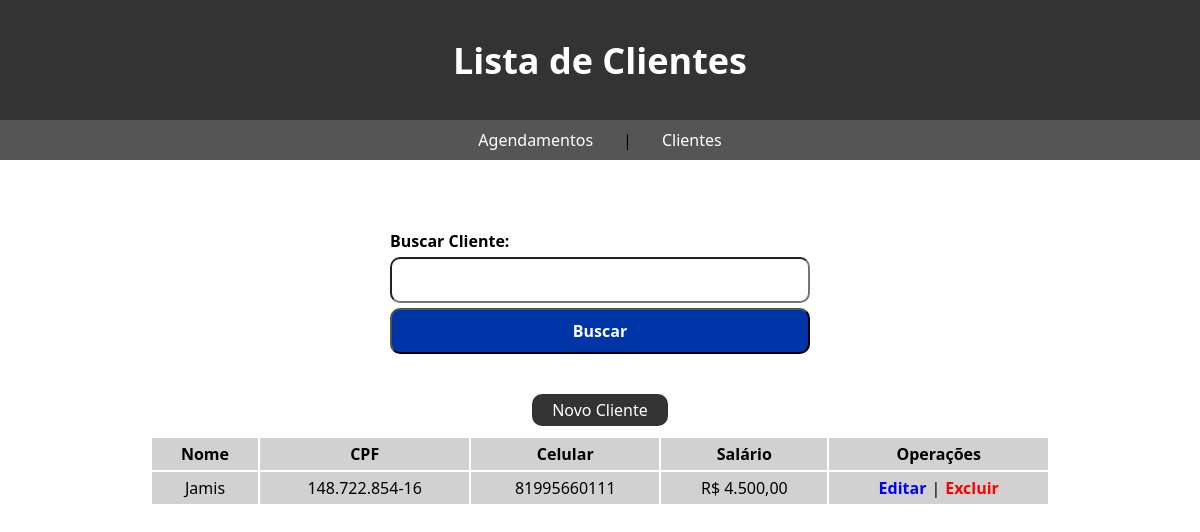
The page /Clientes/Index.php on the database its author committed.
### tables this page shows
CREATE TABLE `clientes` (
  `ID` int(11) NOT NULL,
  `Nome` varchar(80) NOT NULL DEFAULT 'N/A',
  `CPF` varchar(14) NOT NULL,
  `Celular` varchar(16) NOT NULL,
  `Salario` decimal(8,2) NOT NULL
);

### Clientes/Index.php (the view, shortened to what this page needs)
<?php
    require_once "../Core/Connection.php";
    if(isset($_GET['txtBusca']) and !empty($_GET['txtBusca']))
    {
        $Query = "SELECT * FROM Clientes WHERE Nome LIKE :ClientName";
        $Select = $PDO->prepare($Query);
        $Select->bindValue(":ClientName", "%" . trim($_GET['txtBusca']) ."%");
    }
    else
    {
        $Query = "SELECT * FROM Clientes;";
        $Select = $PDO->prepare($Query);
    }
    $Select->execute();
    $Rows = $Select->fetchAll();
?>
<!DOCTYPE html>
<html lang="pt-br">
<head>
    <link rel="stylesheet" type="text/css" href="../CSS/Style.css">
</head>
<body>
    <header>
        <h1>Lista de Clientes</h1>
    </header>
    <?php include "../Includes/Nav.php"; ?>
    <main id="mainIndex">
        <form action="Index.php" method="GET" id="formBusca">
            <label for="txtBusca">Buscar Cliente:</label>
            <input type="text" name="txtBusca" id="txtBusca" value="<?php if(isset($_GET['txtBusca'])) { echo trim($_GET['txtBusca']); }?>">
            <button type="submit">Buscar</button>
        </form>
        <a href="New.php" class="btnNewAgen">Novo Cliente</a>
        <table class="tabela">
            <thead>
                <tr>
                    <th>Nome</th>
                    <th>CPF</th>
                    <th>Celular</th>
                    <th>Salário</th>
                    <th>Operações</th>
                </tr>
            </thead>
            <tbody>
                <?php foreach($Rows As $Result) { ?>
                <tr>
                    <td class="TableRows"><?php echo $Result->Nome;?></td>
                    <td class="TableRows"><?php echo $Result->CPF;?></td>
                    <td class="TableRows"><?php echo $Result->Celular;?></td>
                    <td class="TableRows"><?php echo "R$ " . number_format($Result->Salario, 2, ",", ".");?></td>
                    <td>
                        <div class="divButtons">
                          <a href="Edit.php?Client_ID=<?php echo $Result->ID;?>" class="btnEdit">Editar</a>
                            |
                            <a href="_Delete.php?Client_ID=<?php echo $Result->ID;?>&Nome=<?php echo $Result->Nome;?>" class="btnDelete"><strong>Excluir</strong></a>
                        </div>
                    </td>
                </tr>
                <?php } ?>
            </tbody>
        </table>
    </main>
</body>
</html>

### CSS/Style.css (style rules this page uses)
* { margin: 0; padding: 0; box-sizing: border-box; }
header { width: 100%; height: 120px; background-color: #333; display: flex; align-items: center; justify-content: center; }
header h1 { font-family: 'Segoe UI', Tahoma, Geneva, Verdana, sans-serif; font-size: 36px; color: white; }
main { display: flex; justify-content: center; margin-top: 30px; }
form { width: 500px; background-color: #333; padding: 40px; border-radius: 10px; display: flex; flex-direction: column; gap: 5px; }
form label { color: white; font-family: 'Segoe UI', Tahoma, Geneva, Verdana, sans-serif; font-size: 16px; font-weight: bold; }
form input, select, button { font-family: 'Segoe UI', Tahoma, Geneva, Verdana, sans-serif; font-size: 16px; padding: 10px; border-radius: 10px; }
form button { margin-top: 25px; cursor: pointer; background-color: #0035A8; color: white; font-weight: bold; transition: .3s ease-in-out; }
.tabela { width: 900px; font-family: 'Segoe UI', Tahoma, Geneva, Verdana, sans-serif; font-size: 16px; }
.tabela tr:nth-child(odd) { background-color: #D1D1D1; }
.tabela td, th { padding: 5px 10px; }
#mainIndex { display: flex; flex-direction: column; justify-content: center; align-items: center; }
#formBusca { display: flex; background-color: white; }
#formBusca label { color: black; }
#formBusca button { margin: 0; }
.divButtons { display: flex; justify-content: center; align-items: center; gap: 5px; }
.divButtons .btnEdit { text-decoration: none; color: blue; font-weight: bold; }
.divButtons .btnDelete { text-decoration: none; color: Red; font-weight: bold; }
.btnNewAgen { padding: 5px 20px; background-color: #333; color: white; border-radius: 10px; text-decoration: none; font-family: 'Segoe UI', Tahoma, Geneva, Verdana, sans-serif; margin-bottom: 10px; }
.TableRows { font-family: 'Segoe UI', Tahoma, Geneva, Verdana, sans-serif; text-align: center; }

### rows shown on the page
clientes: Nome "Jamis", CPF "148.722.854-16", Celular "81995660111", Salario "4.500,00"
